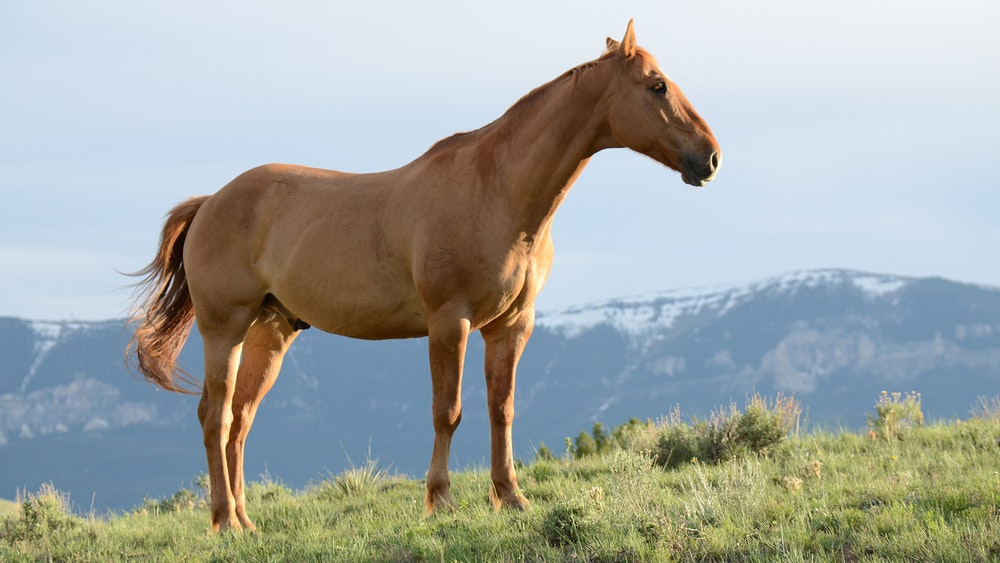
%> input picture horse1.jpg, 1000 x 563 px
$ octave 'Image processing.m'   (GNU Octave 9; MATLAB toolbox functions it lacks are replaced by stand-ins)
%> lines starting %> are read from the running program, lines starting %| are printed output that depends on the picture; in (x1, y1, x2, y2) boxes, pixels count from 0 and x2, y2 are one past the last pixel; in counts of white or black regions, pixels touching at a corner belong together; the program's own positions count from 1
% % EXAMPLES OF IMAGE ANALYSIS

%%%%%%%%%%%%%%%%%% IMAGE TRANSFORMATION %%%%%%%%%%%%%%%%%%

%%% Read and show image %%%
I = imread('horse1.jpg');
%> I is the input picture: size 563x1000x3 uint8; mean R, G, B 162.4, 167.7, 163.2
figure
imshow(I)

%%% Resize the image %%%
J =imresize (I,0.33)
figure, imshow (J);

%%% Convert to gray image %%%
I2= rgb2gray(I);
figure
imshow (I2)

%%% Convert to black and white image %%%
BW= im2bw(I,0.5)
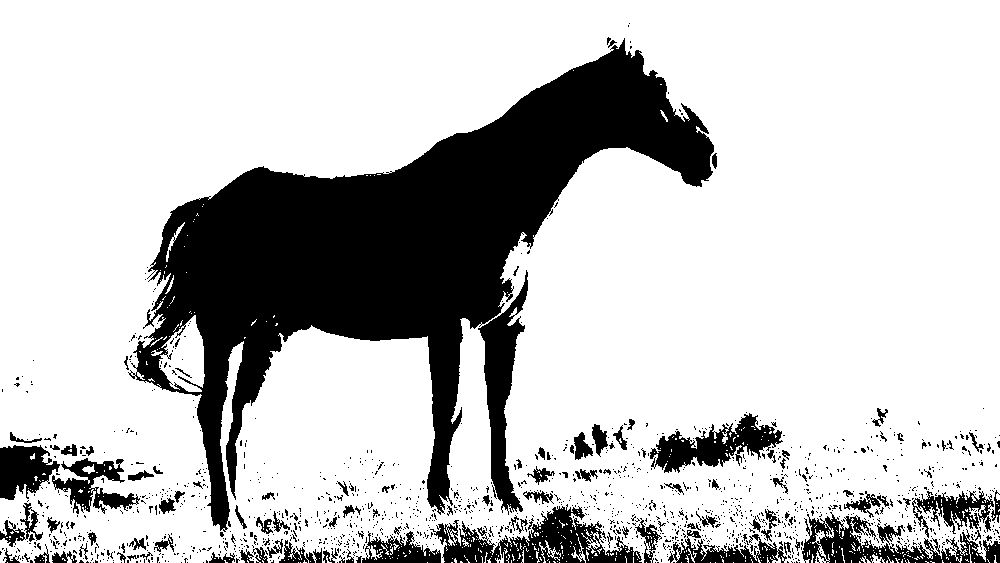
%> BW: size 563x1000 logical; 77.3% white; 1440 black regions (1326 under 20 px), largest, box (x1, y1, x2, y2) and area: (128, 38, 714, 532) 89518, (430, 504, 642, 563) 5242, (478, 270, 528, 515) 4617
imshow (BW)

%%% Image histogram %%%
N = 256;
imhist(I2,N)

%%% Gray level transformation  %%%
%%% linear  %%%
figure
imshow(uint8(256-1-double(I2)))
%%% log transformation with c=20  %%%
figure
imshow(uint8(20*log(double(I2)+1)))
%%% log transformation with c=40  %%%
figure
imshow(uint8(40*log(double(I2)+1)))
%%% transformation with threshold 100 %%%
figure
imshow(I2>100)
%%% transformation with threshold 150 %%%
figure
imshow(I2>150)


%%% Histogram shift %%%
figure
imshow(I2+50)
imhist(I2+50,N)
%> figure, not shown here; highest point at x = 255, y = 229440
I3=ones(563,1000)
for c = 1:563
    for r = 1:1000
        if (I2(c,r)+50) < 25
            I3(c,r) = 25;
        elseif (I2(c,r)+50) > 225
            I3(c,r) = 225;
        else
            I3(c,r)=(I2(c,r)+50);
        end

    end
end
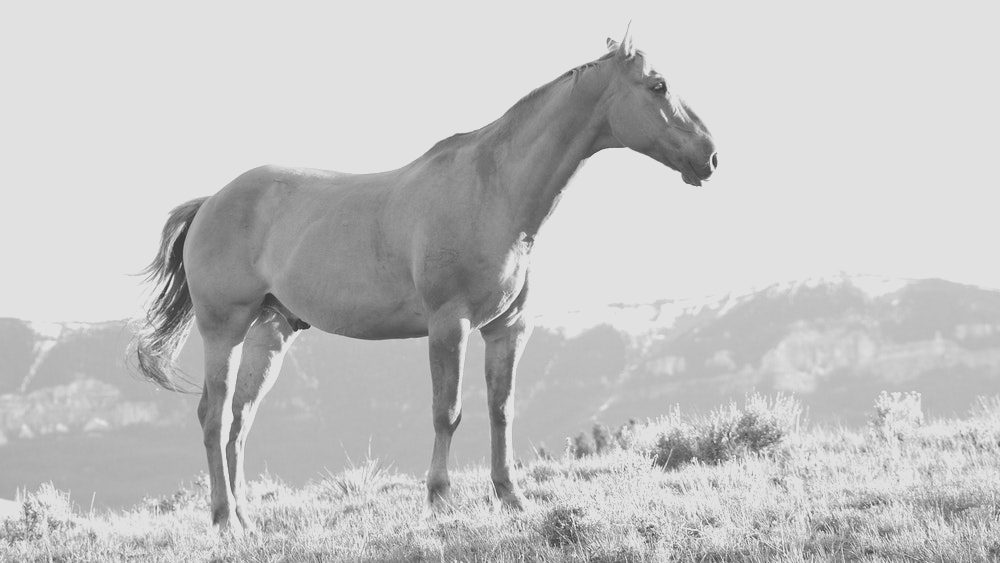
%> I3: size 563x1000 double; min 51, max 225, mean 195.4
imshow(uint8(I3))
imhist(uint8(I3),N)
%> figure, not shown here; highest point at x = 225, y = 257969

%%% Histogram stretching %%%
%%%the initial contrast%%%
Cons_ini=max(max(I2))-min(min(I2))
%> Cons_ini = 253
D=double(I2);
I4=uint8((D-min(min(D)))/double(Cons_ini)*200)
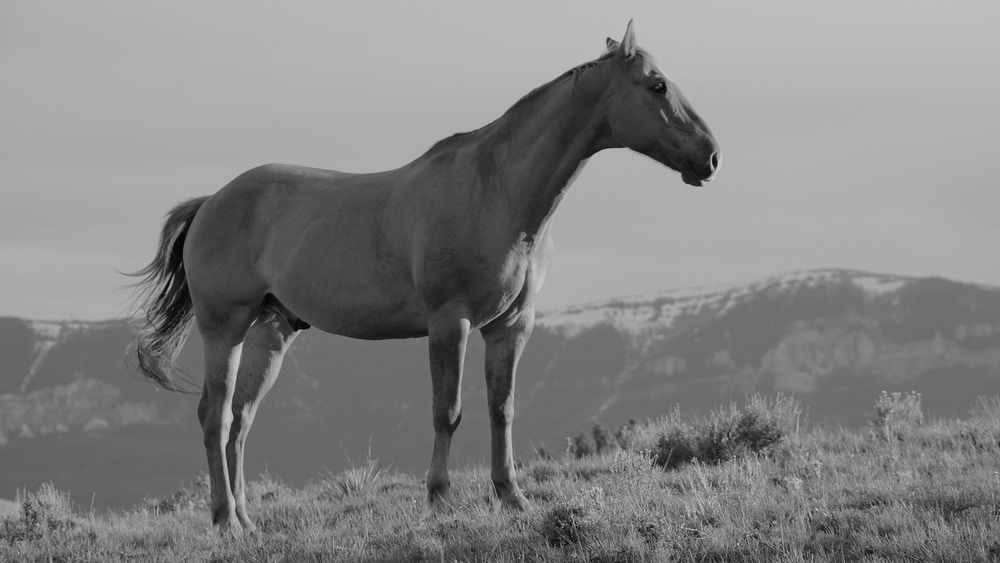
%> I4: size 563x1000 uint8; min 0, max 200, mean 130.2
imshow(I4)
Cons_new=max(max(I4))-min(min(I4))
%> Cons_new = 200
imhist(I4,N)

%%% image denoising  %%%
K = [ 1 1 1;1 1 1;1 1 1]/9
I5 = uint8(double(I2)+normrnd(0,10,563,1000));
I6 = imfilter(I5,K);
figure
imshow(I5)
figure
imshow(I6)

%%% image sharpening  %%%
K2 = [ -1 -1 -1;-1 9 -1;-1 -1 -1]
I7 = imfilter(I,K2);
figure
imshow(I7)

%%%%%%%%%%%%%%%%%% IMAGE SEGMENTATION %%%%%%%%%%%%%%%%%%

%%% Otsu's Method %%%
%%one level%%
I8 = I2;
imshow(I8)
level = multithresh(I8);
%> level = 168
seg_I = imquantize(I8,level);
%> seg_I: size 563x1000 double; values 1 (black) and 2 (white), 47.6% white; 1728 white regions (1619 under 20 px), largest, box (x1, y1, x2, y2) and area: (0, 0, 1000, 520) 236084, (563, 406, 788, 536) 7253, (882, 391, 1000, 493) 2446
figure
imshow(seg_I,[])

%%two levels%%
level = multithresh(I8,2);
%> level = [112 183]
seg_I = imquantize(I8,level);
%> seg_I: size 563x1000 double; 3 distinct labels, from 1 to 3
figure
imshow(seg_I,[])

%%three levels%%
level = multithresh(I8,3);
%> level = [106 152 195]
seg_I = imquantize(I8,level);
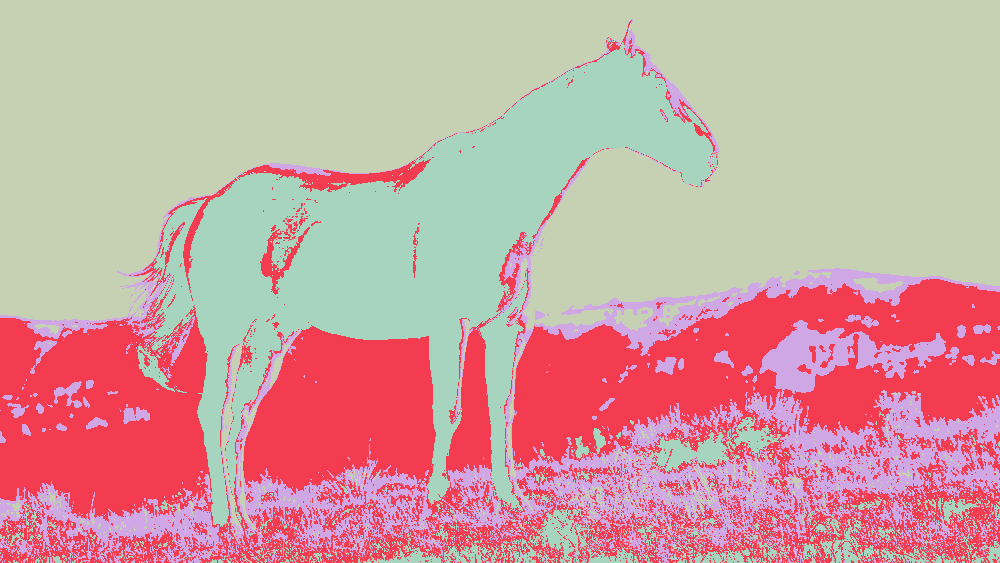
%> seg_I: size 563x1000 double; 4 distinct labels, from 1 to 4; one colour per label, 0 black
figure
imshow(seg_I,[])

%%four levels%%
level = multithresh(I8,4);
%> level = [76 115 154 196]
seg_I = imquantize(I8,level);
%> seg_I: size 563x1000 double; 5 distinct labels, from 1 to 5
figure
imshow(seg_I,[])

%%five levels%%
level = multithresh(I8,5);
%> level = [76 115 153 192 224]
seg_I = imquantize(I8,level);
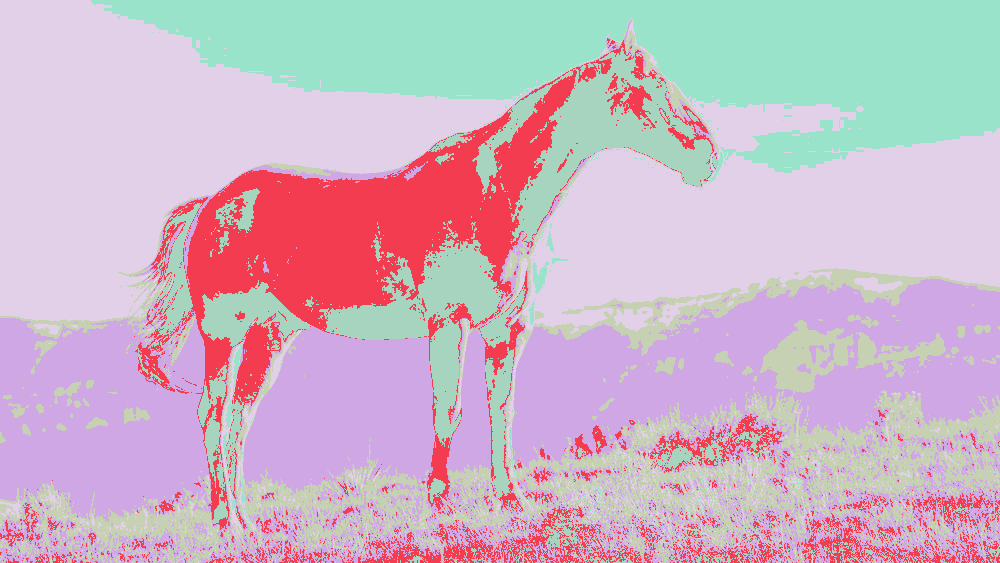
%> seg_I: size 563x1000 double; 6 distinct labels, from 1 to 6; one colour per label, 0 black
figure
imshow(seg_I,[])

%%% k-means clustering %%%
% input image
X=reshape(I,size(I,1)*size(I,2),size(I,3));
% segmentation with different K values
K=[2 3 4 5];
for i = 1:4
[L,Centers] = kmeans(double(X),K(i));
Y = reshape(L,size(I,1),size(I,2));
B = labeloverlay(I,Y);
subplot (2,2,i);
imshow(B)
end
%> this loop made 4 passes
%> Centers on passes 1 to 2: [211 223 232.2; 124 124.1 108.7], [139.6 154.3 147.6; 212.3 225 236; 104.5 79.92 48.89]
%> pass 1, `B = labeloverlay(I,Y);`:
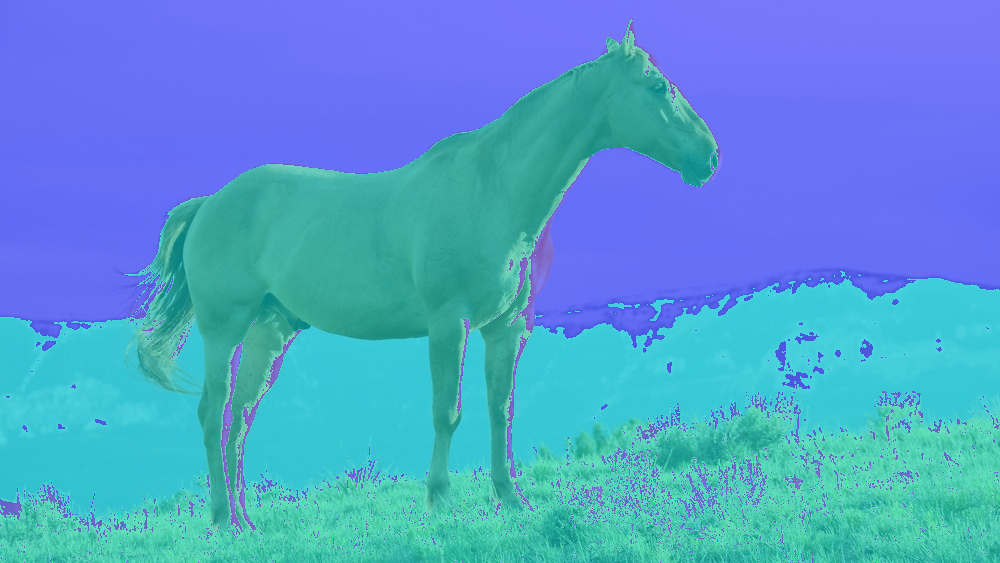
%> B: size 563x1000x3 uint8; mean R, G, B 81.5, 155.4, 209.3

%%%%%%%%%%%%%%%%%% EDGE DETECTION %%%%%%%%%%%%%%%%%%

BW2 = edge(double(rgb2gray(I)),'Prewitt',2)
%> BW2: size 563x1000 logical; 14.4% white in thin lines or dots
figure;imagesc(BW2)
BW2 = edge(double(rgb2gray(I)),'Prewitt',10)
%> BW2: size 563x1000 logical; 7.6% white in thin lines or dots
figure;imagesc(BW2)
BW2 = edge(double(rgb2gray(I)),'Prewitt',40)
%> BW2: size 563x1000 logical; 0.57% white in thin lines or dots
figure;imagesc(BW2)


BW3 = edge(double(rgb2gray(I)),'Sobel',2)
%> BW3: size 563x1000 logical; 14.4% white in thin lines or dots
figure;imagesc(BW3)
BW3 = edge(double(rgb2gray(I)),'Sobel',10)
%> BW3: size 563x1000 logical; 7.7% white in thin lines or dots
figure;imagesc(BW3)
BW3 = edge(double(rgb2gray(I)),'Sobel',40)
%> BW3: size 563x1000 logical; 0.66% white in thin lines or dots
figure;imagesc(BW3)


%%% Q4 %%%
%a%
I=imread('horse1.jpg')
% figure
% imshow(I)
I2= rgb2gray(I);
k=[1 4 7 10 7 4 1; 4 12 26 33 26 12 4;7 26 55 71 55 26 7;
    10 33 71 91 71 33 10; 7 26 55 71 55 26 7;
    4 12 26 33 26 12 4; 1 4 7 10 7 4 1]/1115
s = imfilter(I2,k,'replicate');
imshow(s)

%b%
[w,h]=size(s)
%> w = 563; h = 1000
dx=zeros(w,h);
dy=zeros(w,h);
Gx=zeros(w,h);
theta=zeros(w,h);

% calculate dx,dy%
for i = 1:(w-1)
    for j = 1:(h-1)
         dx(i,j)=(s(i+1,j)-s(i,j)+s(i+1,j+1)-s(i,j+1))/2;
         dy(i,j)=(s(i,j+1)-s(i,j)+s(i+1,j+1)-s(i+1,j))/2;
         Gx(i,j)=sqrt(dx(i,j).^2+dy(i,j).^2);
         theta(i,j)=atan(dx(i,j)/dy(i,j));
    end
end
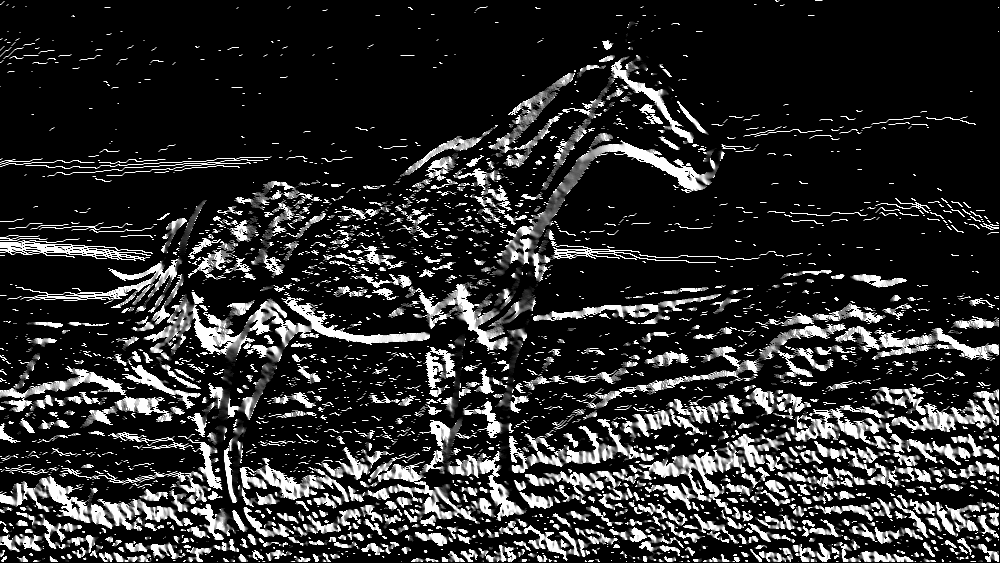
%> theta: size 563x1000 double; 62.44% of the values are NaN or infinite; the others: min 0, max 1.57, mean 0.722; drawn with min black, max white, NaN and infinite black

theta(isnan(theta))=0;

%part c%
A=0;
B=0;
Phi=Gx
%> (the run ends here)
